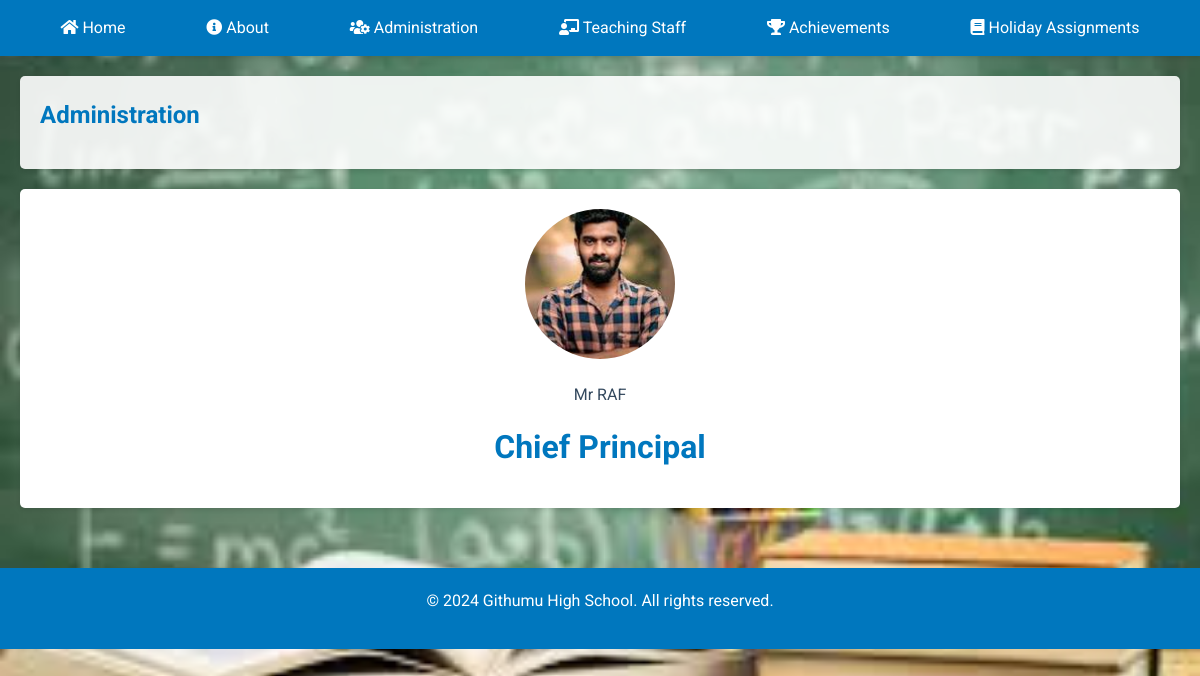
Page /administration/ on the committed database.
### main/models.py (models this page shows)
class Administrator(models.Model):
    name = models.CharField(max_length=20)
    title = models.CharField(max_length=10,choices=[('Mr', 'Mr'), ('Mrs', 'Mrs'), ('Ms', 'Ms')])
    photo = models.ImageField(upload_to='admin_photos/')
    order = models.IntegerField(default=0)
    role = models.CharField(max_length=100, blank=True, choices=[('Chief Principal','Chief Principal'),('D/Admin','D/Admin'),('D/Acad','D/Acad'),('Dean','Dean'),('HOD','HOD'),('HOS','HOS')])
    subjects = models.CharField(max_length=200)

### main/views.py (the view)
# urls.py: path('administration/', views.administration, name='administration'),
def administration(request):
    administrators = Administrator.objects.all().order_by('order')
    return render(request, 'administration.html', {'administrators': administrators})

### main/context_processors.py (called while the page is built)
def background_images(request):
    images = BackgroundImage.objects.all().order_by('order')
    return {'background_images': images}

### main/templates/administration.html (shortened to what this page needs)
{% extends 'base.html' %}
{% load static %}
{% block content %}
<section id="news"><h3>Administration</h3></section>
<div class="admin-grid">
    {% for admin in administrators %}
    <div class="admin-card">
        <img src="{{ admin.photo.url }}" alt="{{ admin.name }}">
        <p>{{ admin.title }} {{ admin.name }}</p>
        <h2>{{ admin.role }}</h2>
    </div>
    {% endfor %}
</div>
{% endblock %}

### main/static/css/style.css (style rules this page uses)
:root { --primary-color: #0077be; --secondary-color: #005c99; --background-color: #ecf0f1; --text-color: #34495e; --light-gray: #f4f4f4; --white: #ffffff; }
* { box-sizing: border-box; margin: 0; padding: 0; }
body { font-family: 'Roboto', Arial, sans-serif; background-color: var(--background-color); color: var(--text-color); line-height: 1.6; }
h1, h2, h3, h4, h5, h6 { color: var(--primary-color); margin-bottom: 15px; }
h2 { font-size: 2em; }
h3 { font-size: 1.5em; }
p { margin-bottom: 15px; }
section { background-color: var(--white); margin-bottom: 20px; padding: 20px; border-radius: 5px; box-shadow: 0 2px 4px rgba(0, 0, 0, 0.1); }
.admin-grid, .staff-grid { display: grid; grid-template-columns: repeat(auto-fit, minmax(250px, 1fr)); gap: 20px; }
.admin-card, .staff-card { background-color: var(--white); border-radius: 5px; box-shadow: 0 2px 4px rgba(0, 0, 0, 0.1); padding: 20px; text-align: center; transition: transform 0.3s ease; }
.admin-card img, .staff-card img { width: 150px; height: 150px; border-radius: 50%; object-fit: cover; margin-bottom: 15px; }
section { background-color: rgba(255, 255, 255, 0.9); }

### rows in the picture
Administrator: photo (picture), title "Mr", name "RAF", role "Chief Principal"
